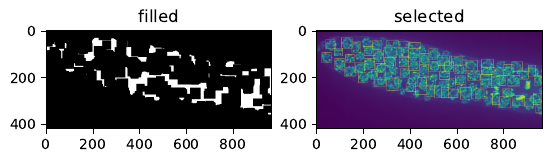

Recreate this plot in Python.
#!/usr/local/bin/python3

import sys

from skimage import io, img_as_ubyte
from skimage.filters import threshold_otsu
from skimage.morphology import watershed, closing, square
from skimage.feature import peak_local_max
from skimage.measure import regionprops

from matplotlib import pyplot as plt
import numpy as np
from scipy.ndimage.morphology import binary_fill_holes
from scipy import ndimage as ndi

# parameters
SHOW_IMG = False
SAVE_FILE = True
MIN_OBJ_AREA = 900 # a good pach nucleus is about 1500
MAX_OBJ_AREA = 2000
BBOX_RATIO_THRES = 0.5
NUM_ITER = 75
ITER_STEP = 0.4
CLOSING_ORDER = np.arange(1, 999, ITER_STEP)

SOURCE_FILE = sys.argv[1]
TARGET_FILE = sys.argv[2]

test_img = img_as_ubyte(io.imread(SOURCE_FILE))
thres_img = test_img > threshold_otsu(test_img)
filled_img = binary_fill_holes(thres_img)

iter_remaining = NUM_ITER
num_of_nuclei = 0
while iter_remaining > 0:
	watershed_mask = filled_img # TRUE values will be used for watershed
	dist = ndi.distance_transform_edt(filled_img)
	footprint_min = np.ones((3,3)) # minimum footprint for finding local max, not helpful if too big - e.g. set to 10, even very easily found nuclei got missed
	local_max = peak_local_max(dist, indices=False, footprint=footprint_min,
		labels=filled_img)
	markers = ndi.label(local_max)[0]
	labels = watershed(-dist, markers, mask=watershed_mask)

	regions = regionprops(labels)
	temp_list = []
	temp_img = test_img
	for i in regions:
		obj_area = i.area
		obj_bbox_area = i.bbox_area
		obj_cen_row, obj_cen_col = i.centroid
		obj_min_row, obj_min_col, obj_max_row, obj_max_col = i.bbox
		if obj_max_row > temp_img.shape[0]-1:
			obj_max_row = temp_img.shape[0]-1
		if obj_max_col > temp_img.shape[1]-1:
			obj_max_col = temp_img.shape[1]-1
		obj_bbox_ratio = (obj_max_row-obj_min_row)/(obj_max_col-obj_min_col)
		if obj_area < MIN_OBJ_AREA or obj_area > MAX_OBJ_AREA:
			continue
		if obj_bbox_ratio < BBOX_RATIO_THRES or \
			obj_bbox_ratio > 1/BBOX_RATIO_THRES:
			continue
		print("No.{} in interation {}/{}".format(num_of_nuclei,
			NUM_ITER-iter_remaining+1, NUM_ITER))
		num_of_nuclei += 1
		temp_img[obj_min_row:obj_max_row, obj_min_col] = 255
		temp_img[obj_min_row:obj_max_row, obj_max_col] = 255
		temp_img[obj_min_row, obj_min_col:obj_max_col] = 255
		temp_img[obj_max_row, obj_min_col:obj_max_col] = 255
		filled_img[obj_min_row:obj_max_row, obj_min_col:obj_max_col] = 0
	filled_img = closing(filled_img, square(int(round(CLOSING_ORDER[NUM_ITER - \
		iter_remaining]))))
	filled_img = binary_fill_holes(filled_img)
	iter_remaining -= 1

fig, ax = plt.subplots(nrows=1, ncols=2)
ax[0].imshow(filled_img, cmap="gray")
ax[0].set_title("filled")
ax[1].imshow(temp_img)
ax[1].set_title("selected")
if SHOW_IMG == True:
	fig.show()
elif SAVE_FILE == True:
	fig.savefig(TARGET_FILE, dpi=600, bbox_inches="tight")


